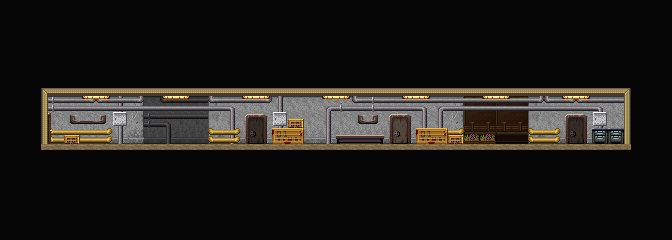

The image is a tile-based game level rendered from a .tmx file. Its description and source (layers, tilesets, objects; grid data summarised) follow:
An orthogonal 42x15 tile map with 16x16 px tiles, 5 tile layers (Background, Background Above, Same Level, Tile Layer 5, ...) and 38 objects (21x Event, 10x Target, 5x Light, 2x Character).

<map version="1.4" tiledversion="1.4.2" orientation="orthogonal" renderorder="right-down" width="42" height="15" tilewidth="16" tileheight="16" infinite="0" nextlayerid="7" nextobjectid="46">
 <tileset firstgid="1" source="Tilesets/Debug2d.tsx" />
 <layer id="1" name="Background" width="42" height="15">
  <properties>
   <property name="CheckPassability" type="bool" value="true" />
   <property name="z" value="1" />
  </properties>
  <data>[630 cells, 630 non-empty, 27 distinct tile ids]</data>
 </layer>
 <layer id="2" name="Background Above" width="42" height="15">
  <properties>
   <property name="z" value=".5" />
  </properties>
  <data>[630 cells, 37 non-empty, 20 distinct tile ids]</data>
 </layer>
 <layer id="3" name="Same Level" width="42" height="15">
  <properties>
   <property name="CheckPassability" type="bool" value="true" />
  </properties>
  <data>[630 cells, 75 non-empty, 37 distinct tile ids]</data>
 </layer>
 <layer id="4" name="Tile Layer 5" width="42" height="15">
  <data>[630 cells, 14 non-empty, 2 distinct tile ids]</data>
 </layer>
 <objectgroup id="5" name="Object Layer 1">
  <object id="4" name="hall1" type="Target" x="464" y="128" width="16" height="16" />
  <object id="5" name="hall2" type="Target" x="480" y="128" width="16" height="16" />
  <object id="6" name="hall3" type="Target" x="496" y="128" width="16" height="16" />
  <object id="7" name="hall4" type="Target" x="512" y="128" width="16" height="16" />
  <object id="8" name="tele" type="Event" x="464" y="112" width="16" height="16">
   <properties>
    <property name="onCollide" value="targetTele('BasicBitchTheSequel', 'hall1')" />
    <property name="passable" value="IMPASSABLE" />
   </properties>
  </object>
  <object id="9" name="tele" type="Event" x="480" y="112" width="16" height="16">
   <properties>
    <property name="onCollide" value="targetTele('BasicBitchTheSequel', 'hall2')" />
    <property name="passable" value="IMPASSABLE" />
   </properties>
  </object>
  <object id="10" name="tele" type="Event" x="496" y="112" width="16" height="16">
   <properties>
    <property name="onCollide" value="targetTele('BasicBitchTheSequel', 'hall3')" />
    <property name="passable" value="IMPASSABLE" />
   </properties>
  </object>
  <object id="11" name="tele" type="Event" x="512" y="112" width="16" height="16">
   <properties>
    <property name="onCollide" value="targetTele('BasicBitchTheSequel', 'hall4')" />
    <property name="passable" value="IMPASSABLE" />
   </properties>
  </object>
  <object id="12" name="hall5" type="Target" x="144" y="128" width="16" height="16" />
  <object id="13" name="hall7" type="Target" x="176" y="128" width="16" height="16" />
  <object id="14" name="hall6" type="Target" x="160" y="128" width="16" height="16" />
  <object id="15" name="hall8" type="Target" x="192" y="128" width="16" height="16" />
  <object id="16" name="tele" type="Event" x="144" y="112" width="16" height="16">
   <properties>
    <property name="onCollide" value="targetTele('CrewCabinsBitch', 'hall1')" />
    <property name="passable" value="IMPASSABLE" />
   </properties>
  </object>
  <object id="17" name="tele" type="Event" x="160" y="112" width="16" height="16">
   <properties>
    <property name="onCollide" value="targetTele('CrewCabinsBitch', 'hall2')" />
    <property name="passable" value="IMPASSABLE" />
   </properties>
  </object>
  <object id="18" name="tele" type="Event" x="176" y="112" width="16" height="16">
   <properties>
    <property name="onCollide" value="targetTele('CrewCabinsBitch', 'hall3')" />
    <property name="passable" value="IMPASSABLE" />
   </properties>
  </object>
  <object id="19" name="tele" type="Event" x="192" y="112" width="16" height="16">
   <properties>
    <property name="onCollide" value="targetTele('CrewCabinsBitch', 'hall4')" />
    <property name="passable" value="IMPASSABLE" />
   </properties>
  </object>
  </objectgroup>
 <layer id="6" name="Foreground" width="42" height="15">
  <data>[630 cells, 0 non-empty, 0 distinct tile ids]</data>
 </layer>
</map>
<!-- 22 of 38 objects omitted -->
